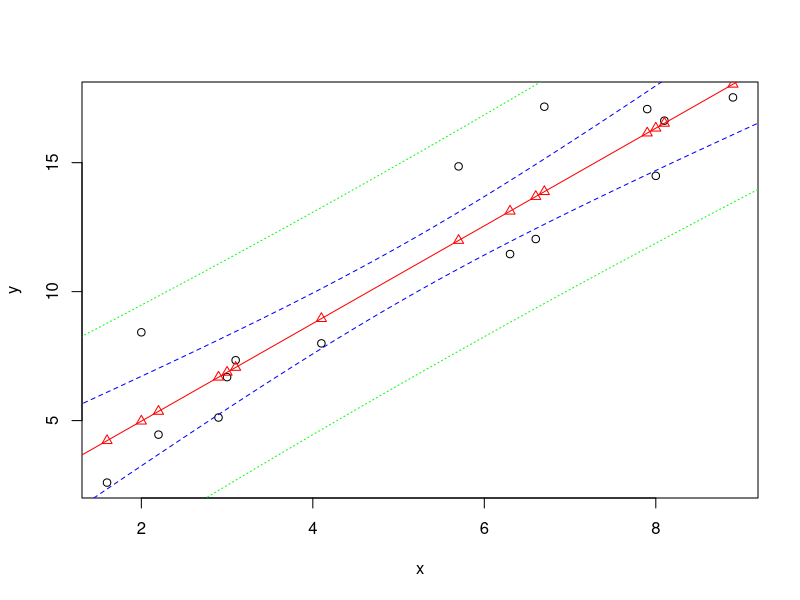

This chart was generated by the following R code:
png(file="solution.png")
    # use the following code as a base:
    set.seed(5)         ## for reproducible simulations 
    beta0.true <- 1     ## true parameters, intercept
    beta1.true <- 2     ## and slope
    ## observed x values:
    x <- c(2.9, 6.7, 8.0, 3.1, 2.0, 4.1, 2.2, 8.9,
            8.1, 7.9, 5.7, 1.6, 6.6, 3.0, 6.3) 
    ## simulation of y values:
    y <- beta0.true + beta1.true * x + rnorm(length(x), mean = 0, sd = 2)
    
    data <- data.frame(x = x, y = y)

    # start here to calculate your solution for the problem:
    x.mean <- mean(x)
    y.mean <- mean(y)
    beta1.hat <- sum((x-x.mean)*(y-y.mean))/sum((x-x.mean)^2)
    beta0.hat <- y.mean - beta1.hat*x.mean
    y.fitted <- beta0.hat + beta1.hat*x
    mod <- lm(y ~ x, data = data)

    xx <- seq(0, 10, 0.01) # Sequence from 0 to 10 with 0.01 step.
    p.confidence <- predict(mod, newdata = data.frame(x = xx), interval = "confidence")
    p.prediction <- predict(mod, newdata = data.frame(x = xx), interval = "prediction")

    plot(x, y)
    abline(a = beta0.hat , b = beta1.hat, col = "red")  # Add the regression line with estimates
    points(x, y.fitted, col = "red", pch = 2)  # Add fitted points
    
    # Assuming p.confidence and p.prediction have already been computed using 'predict'
    lines(xx, p.confidence[, 'upr'], col = "blue", lty = 2)  # Add upper CI
    lines(xx, p.confidence[, 'lwr'], col = "blue", lty = 2)  # Add lower CI
    lines(xx, p.prediction[, 'upr'], col = "green", lty = 3)  # Add upper Prediction
    lines(xx, p.prediction[, 'lwr'], col = "green", lty = 3)  # Add lower Prediction

    
dev.off()